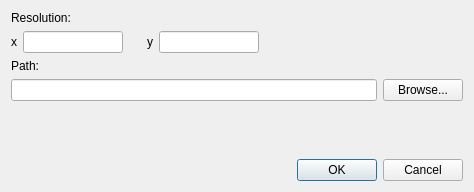
<?xml version="1.0" encoding="UTF-8"?>
<ui version="4.0">
 <class>ExportToSWFDialog</class>
 <widget class="QDialog" name="ExportToSWFDialog">
  <property name="geometry">
   <rect>
    <x>0</x>
    <y>0</y>
    <width>474</width>
    <height>192</height>
   </rect>
  </property>
  <property name="windowTitle">
   <string>Dialog</string>
  </property>
  <layout class="QVBoxLayout" name="verticalLayout">
   <item>
    <widget class="QLabel" name="label_2">
     <property name="text">
      <string>Resolution:</string>
     </property>
    </widget>
   </item>
   <item>
    <layout class="QHBoxLayout" name="horizontalLayout_2">
     <item>
      <widget class="QLabel" name="label_3">
       <property name="text">
        <string>x</string>
       </property>
      </widget>
     </item>
     <item>
      <widget class="QLineEdit" name="xResolutionEditBox">
       <property name="maximumSize">
        <size>
         <width>100</width>
         <height>16777215</height>
        </size>
       </property>
       <property name="alignment">
        <set>Qt::AlignRight|Qt::AlignTrailing|Qt::AlignVCenter</set>
       </property>
      </widget>
     </item>
     <item>
      <spacer name="horizontalSpacer_2">
       <property name="orientation">
        <enum>Qt::Horizontal</enum>
       </property>
       <property name="sizeType">
        <enum>QSizePolicy::Fixed</enum>
       </property>
       <property name="sizeHint" stdset="0">
        <size>
         <width>18</width>
         <height>20</height>
        </size>
       </property>
      </spacer>
     </item>
     <item>
      <widget class="QLabel" name="label_4">
       <property name="text">
        <string>y</string>
       </property>
      </widget>
     </item>
     <item>
      <widget class="QLineEdit" name="yResolutionEditBox">
       <property name="maximumSize">
        <size>
         <width>100</width>
         <height>16777215</height>
        </size>
       </property>
       <property name="alignment">
        <set>Qt::AlignRight|Qt::AlignTrailing|Qt::AlignVCenter</set>
       </property>
      </widget>
     </item>
     <item>
      <spacer name="horizontalSpacer_3">
       <property name="orientation">
        <enum>Qt::Horizontal</enum>
       </property>
       <property name="sizeHint" stdset="0">
        <size>
         <width>40</width>
         <height>20</height>
        </size>
       </property>
      </spacer>
     </item>
    </layout>
   </item>
   <item>
    <widget class="QLabel" name="label">
     <property name="text">
      <string>Path:</string>
     </property>
    </widget>
   </item>
   <item>
    <layout class="QHBoxLayout" name="horizontalLayout">
     <item>
      <widget class="QLineEdit" name="fileEditBox"/>
     </item>
     <item>
      <widget class="QPushButton" name="browseButton">
       <property name="text">
        <string>Browse...</string>
       </property>
      </widget>
     </item>
    </layout>
   </item>
   <item>
    <spacer name="verticalSpacer">
     <property name="orientation">
      <enum>Qt::Vertical</enum>
     </property>
     <property name="sizeHint" stdset="0">
      <size>
       <width>20</width>
       <height>6</height>
      </size>
     </property>
    </spacer>
   </item>
   <item>
    <widget class="QDialogButtonBox" name="buttonBox">
     <property name="orientation">
      <enum>Qt::Horizontal</enum>
     </property>
     <property name="standardButtons">
      <set>QDialogButtonBox::Cancel|QDialogButtonBox::Ok</set>
     </property>
    </widget>
   </item>
  </layout>
 </widget>
 <resources/>
 <connections>
  <connection>
   <sender>buttonBox</sender>
   <signal>accepted()</signal>
   <receiver>ExportToSWFDialog</receiver>
   <slot>accept()</slot>
   <hints>
    <hint type="sourcelabel">
     <x>254</x>
     <y>187</y>
    </hint>
    <hint type="destinationlabel">
     <x>157</x>
     <y>191</y>
    </hint>
   </hints>
  </connection>
  <connection>
   <sender>buttonBox</sender>
   <signal>rejected()</signal>
   <receiver>ExportToSWFDialog</receiver>
   <slot>reject()</slot>
   <hints>
    <hint type="sourcelabel">
     <x>322</x>
     <y>187</y>
    </hint>
    <hint type="destinationlabel">
     <x>286</x>
     <y>191</y>
    </hint>
   </hints>
  </connection>
 </connections>
</ui>
